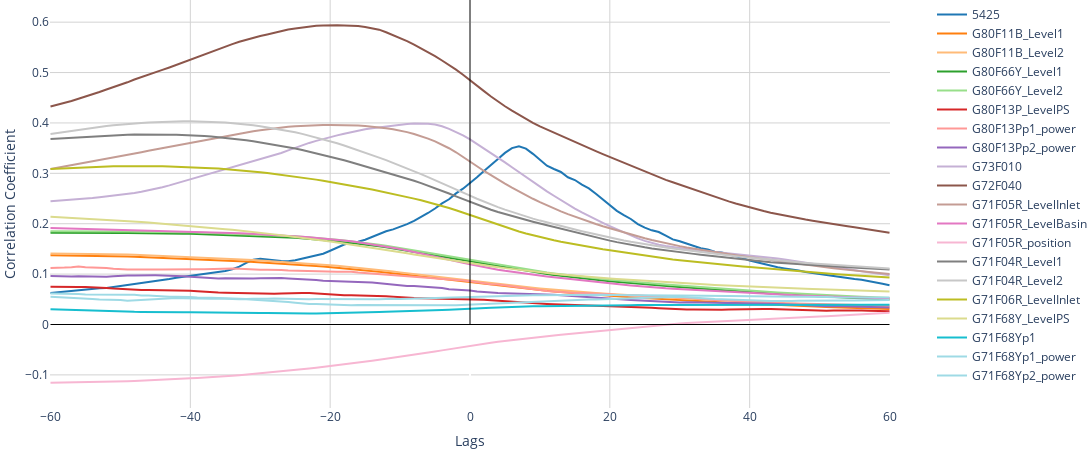

This figure's notebook cell:
### Code cell
fig = plot_cross_correlation(filtered_clean, '5427', lag_range=60, width=1100, height=450) # width=900, height=450):
fig.show()
